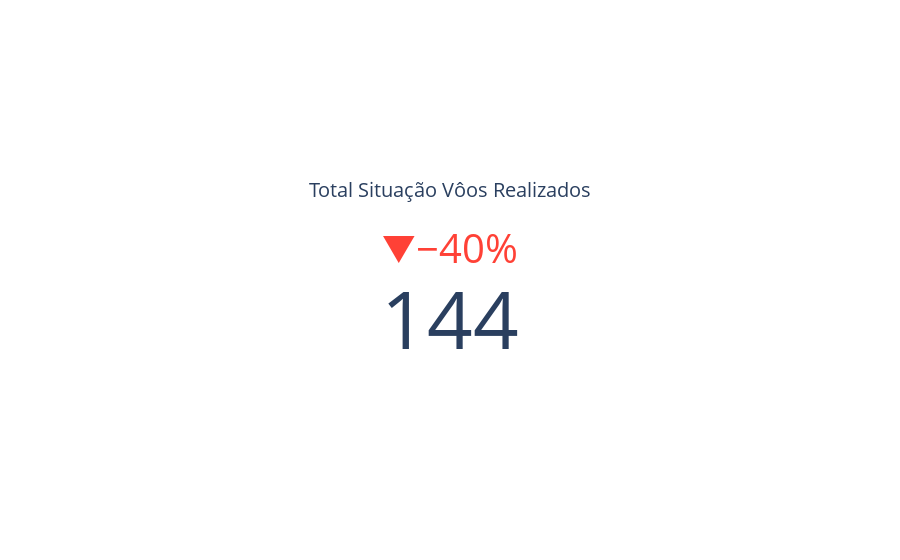

Write notebook code for a chart like this one.
### Code cell
fig = go.Figure(
    go.Indicator(
        mode='number+delta',
        value=df_status_realizado['TOTAL_SITUACAO'].values[0],
        delta={
            'position': 'top', 
            'reference': df_status_realizado['TOTAL_SITUACAO_MES_ANTERIOR'].values[0], 
            'relative': True,
        },
        title={
            'text': 'Total Situação Vôos Realizados'
        }
    )
)
fig.show()

### Figure 1 — Plotly figure (JSON) as saved in the notebook; plotly's stock layout.template omitted (floating-point values rounded to 4 significant figures)
{"data": [{"delta": {"position": "top", "reference": 240, "relative": true}, "mode": "number+delta", "title": {"text": "Total Situação Vôos Realizados"}, "type": "indicator", "value": 144}], "layout": {}}
